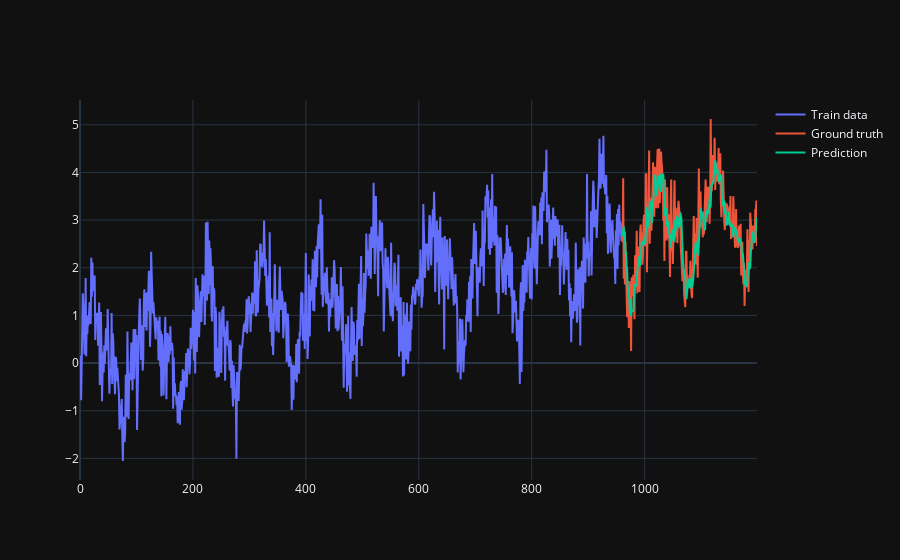

This figure's notebook cell:
### Code cell
fig = go.Figure()

fig.add_trace(go.Scatter(x=train_index, 
                         y=train_data, 
                         name='Train data'
                        )
             )
                                          
             

fig.add_trace(go.Scatter(x=test_index, 
                         y=test_data, 
                         name='Ground truth'
                        )
             ) 

fig.add_trace(go.Scatter(x=test_index, 
                         y=prediction, 
                         name='Prediction'
                        )
             )

fig.update_layout(template='plotly_dark')
fig.show()

### Figure 1 — Plotly figure (JSON) as saved in the notebook; plotly's stock layout.template omitted (floating-point values rounded to 4 significant figures; data arrays with more than 128 entries replaced by an {"elided": "..."} marker saying what was removed)
{"data": [{"name": "Train data", "type": "scatter", "x": {"elided": "960 int values"}, "y": {"elided": "960 float values"}}, {"name": "Ground truth", "type": "scatter", "x": {"elided": "240 int values"}, "y": {"elided": "240 float values"}}, {"name": "Prediction", "type": "scatter", "x": {"elided": "240 int values"}, "y": {"elided": "240 float values"}}], "layout": {"autosize": true, "xaxis": {"autorange": true, "range": [0, 1199], "type": "linear"}, "yaxis": {"autorange": true, "range": [-2.454, 5.52], "type": "linear"}}}
